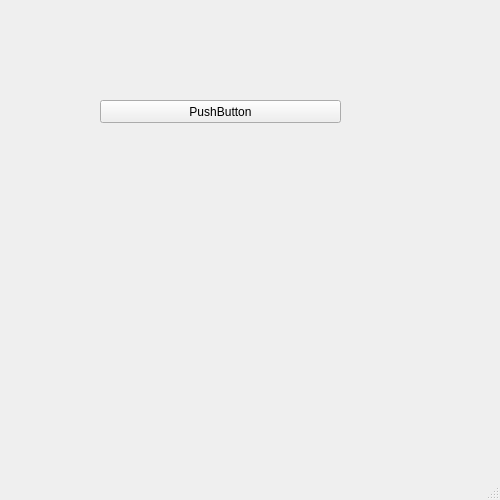
<?xml version="1.0" encoding="UTF-8"?>
<ui version="4.0">
 <class>MainWindow</class>
 <widget class="QMainWindow" name="MainWindow">
  <property name="geometry">
   <rect>
    <x>0</x>
    <y>0</y>
    <width>500</width>
    <height>500</height>
   </rect>
  </property>
  <property name="windowTitle">
   <string>MainWindow</string>
  </property>
  <widget class="QWidget" name="centralwidget">
   <widget class="QPushButton" name="pushButton">
    <property name="geometry">
     <rect>
      <x>100</x>
      <y>100</y>
      <width>241</width>
      <height>23</height>
     </rect>
    </property>
    <property name="text">
     <string>PushButton</string>
    </property>
   </widget>
  </widget>
  <widget class="QMenuBar" name="menubar">
   <property name="geometry">
    <rect>
     <x>0</x>
     <y>0</y>
     <width>683</width>
     <height>21</height>
    </rect>
   </property>
  </widget>
  <widget class="QStatusBar" name="statusbar"/>
 </widget>
 <resources/>
 <connections/>
</ui>
